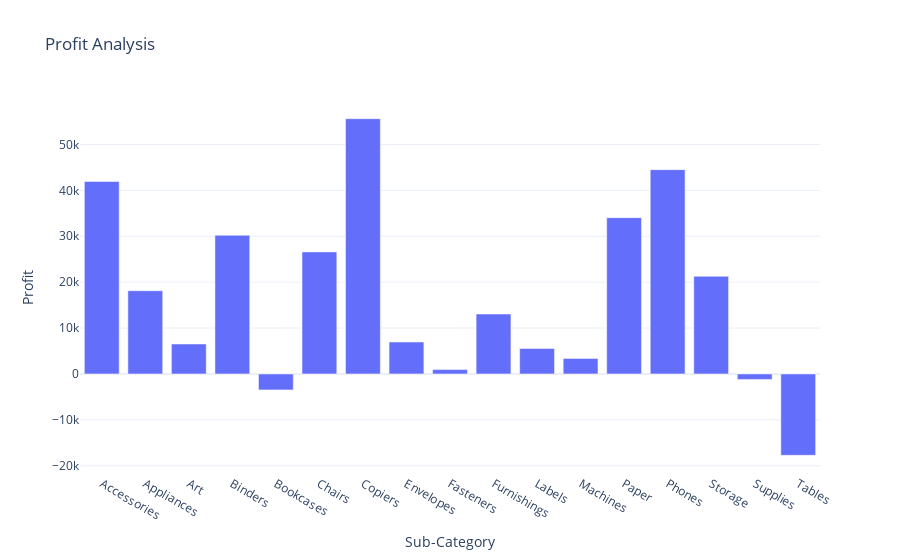

Notebook code for this chart:
### Code cell
fig = px.bar(profit_by_subcategory , x = 'Sub-Category' , y = 'Profit' , title = 'Profit Analysis')
fig.show()

### Figure 1 — Plotly figure (JSON) as saved in the notebook; plotly's stock layout.template omitted (floating-point values rounded to 4 significant figures)
{"data": [{"alignmentgroup": "True", "hovertemplate": "Sub-Category=%{x}<br>Profit=%{y}<extra></extra>", "legendgroup": "", "marker": {"color": "#636efa", "pattern": {"shape": ""}}, "name": "", "offsetgroup": "", "orientation": "v", "showlegend": false, "textposition": "auto", "type": "bar", "x": ["Accessories", "Appliances", "Art", "Binders", "Bookcases", "Chairs", "Copiers", "Envelopes", "Fasteners", "Furnishings", "Labels", "Machines", "Paper", "Phones", "Storage", "Supplies", "Tables"], "xaxis": "x", "y": [41940.0, 18140.0, 6528.0, 30220.0, -3473.0, 26590.0, 55620.0, 6964.0, 949.5, 13060.0, 5546.0, 3385.0, 34050.0, 44520.0, 21280.0, -1189.0, -17730.0], "yaxis": "y"}], "layout": {"autosize": true, "barmode": "relative", "legend": {"tracegroupgap": 0}, "title": {"text": "Profit Analysis"}, "xaxis": {"anchor": "y", "autorange": true, "domain": [0, 1], "range": [-0.5, 16.5], "title": {"text": "Sub-Category"}, "type": "category"}, "yaxis": {"anchor": "x", "autorange": true, "domain": [0, 1], "range": [-21800.0, 59690.0], "title": {"text": "Profit"}, "type": "linear"}}}
